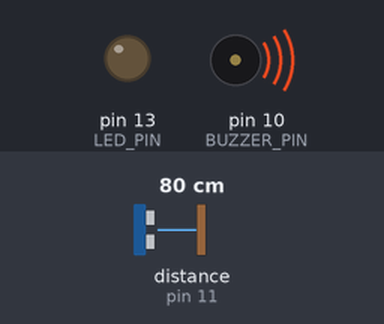
Bench run of a sketch on a simulated Arduino Uno, built with avr-gcc and run on an emulated ATmega328P. Parts: output pins drawn as LEDs (lit = HIGH), buzzer (waves = sounding, pin HIGH). Wiring (inferred from the names in the program): ultrasonic range finder: trigger pin 12; echo pin 11. Inputs (shaded band) come from the test bench; at power-on: distance to the obstacle (sensor on pin 11) 80 cm. The echo pulse lasts 58.3 µs per cm; pins used as bus, display or sensor lines are not drawn; what the sketch prints to the serial monitor is not drawn.

Above: at 1.2 s.
1.3 s: distance to the obstacle (sensor on pin 11) set to 22 cm
4.3 s: distance to the obstacle (sensor on pin 11) set to 18 cm
At 5.05 s:
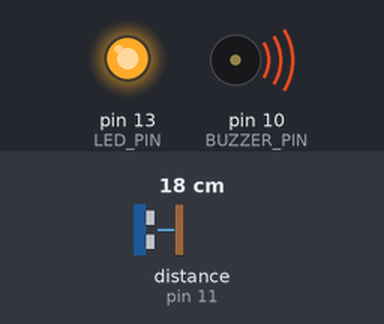
7.3 s: distance to the obstacle (sensor on pin 11) set to 12 cm
10.3 s: distance to the obstacle (sensor on pin 11) set to 9 cm
At 11.65 s:
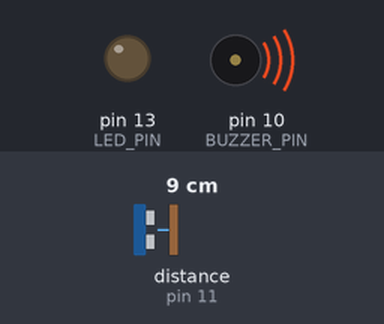
Timing chart, 0 to 14.3 s (numbered marks = the images above; inputs shaded):
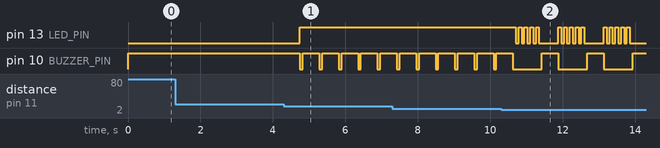

Measured:
- the behaviour switches between 21 and 20 cm on distance to the obstacle (sensor on pin 11) (found by bisection; images 0 and 1)
- the behaviour switches between 11 and 10 cm on distance to the obstacle (sensor on pin 11) (found by bisection; images 1 and 2)
- after the input at 1.3 s, every drawn part: stays the same
- after the input at 4.3 s, pin 13 (LED_PIN): LOW → HIGH after 0.44 s; pin 10 (BUZZER_PIN): alternates HIGH for 0.46 s and LOW for 0.08 s, starting after 0.44 s
- after the input at 10.3 s, pin 13 (LED_PIN): HIGH → LOW after 0.41 s, then repeats every 1.3 s: 3 × (HIGH 0.08 s, LOW 0.08 s), HIGH 0.08 s, LOW 0.53 s, HIGH 0.08 s, LOW 0.08 s; pin 10 (BUZZER_PIN): alternates HIGH for 0.45 s and LOW for 0.80 s, starting after 1.1 s

The sketch:

distance_warning.ino
```cpp
const int BUZZER_PIN = 10;  // ブザーピン
const int ECHO_PIN = 11;    // 反射して戻った音波を受けるピン
const int TRIG_PIN = 12;    // 音波を出すピン
const int LED_PIN = 13;     // LEDピン

const int TRIG_STABLE_TIME_US = 2;   // 超音波センサー安定化タイム
const int TRIG_SIGNAL_TIME_US = 10;  // 超音波測定タイム

const unsigned long ECHO_TIMEOUT_US = 30000;  // タイムアウト値
const int MEASURE_INTERVAL_MS = 300;          // 次の測定までの待ち時間

const int WARNING_DISTANCE_CM = 20;  // 警告ゾーン（距離）
const int DANGER_DISTANCE_CM = 10;   // 危険ゾーン（距離）

const int LED_BLINK_COUNT = 5;     // LEDの点滅回数
const int LED_BLINK_TIME_MS = 80;  // LEDの点灯・消灯の時間

// ブザーのタイプにより変更
const int BUZZER_ON = LOW;    // ブザーON
const int BUZZER_OFF = HIGH;  // ブザーOFF

const int BUZZER_SHORT_TIME_MS = 80;  // ブザーを鳴らす時間


void setup() {
  Serial.begin(9600);  // シリアルモニター使用

  pinMode(TRIG_PIN, OUTPUT);
  pinMode(ECHO_PIN, INPUT);
  pinMode(LED_PIN, OUTPUT);
  pinMode(BUZZER_PIN, OUTPUT);

  // 最初はLEDとブザーをOFF
  digitalWrite(LED_PIN, LOW);
  digitalWrite(BUZZER_PIN, BUZZER_OFF);
}


void loop() {

  // 3回測定して平均距離を取得
  float distance = getAverageDistancecm();

  // 距離を判定して、LEDとブザーを制御する
  if (distance <= DANGER_DISTANCE_CM) {

    // 危険距離の場合
    // LEDを高速点滅し、ブザーを連続で鳴らす
    digitalWrite(BUZZER_PIN, BUZZER_ON);

    blankLed(LED_BLINK_COUNT);

  } else if (distance <= WARNING_DISTANCE_CM) {

    // 注意距離の場合
    // LEDを点灯し、ブザーを短く1回鳴らす
    digitalWrite(LED_PIN, HIGH);

    digitalWrite(BUZZER_PIN, BUZZER_ON);
    delay(BUZZER_SHORT_TIME_MS);

  } else {

    // 安全距離の場合
    // LEDとブザーをOFF
    digitalWrite(LED_PIN, LOW);
    digitalWrite(BUZZER_PIN, BUZZER_OFF);
  }

  // ブザーを止める
  digitalWrite(BUZZER_PIN, BUZZER_OFF);

  // シリアルモニターに距離を表示
  Serial.print("距離： ");
  Serial.print(distance);
  Serial.println(" cm");

  // 次の測定まで少し待つ
  delay(MEASURE_INTERVAL_MS);
}


// 距離を3回測定して平均値を返す関数（cm）
float getAverageDistancecm() {

  const int SAMPLE_COUNT = 3;       // 平均をとるための測定回数
  const int SAMPLE_INTERVAL_MS = 50; // 測定間隔

  float total = 0;  // 測定した距離の合計

  for (int i = 0; i < SAMPLE_COUNT; i++) {

    total += getDistancecm();

    delay(SAMPLE_INTERVAL_MS);
  }

  return total / SAMPLE_COUNT;
}


// 超音波センサーで距離を測って返す関数（cm）
float getDistancecm() {

  // 超音波センサーの安定化
  digitalWrite(TRIG_PIN, LOW);
  delayMicroseconds(TRIG_STABLE_TIME_US);

  // 測定開始
  digitalWrite(TRIG_PIN, HIGH);
  delayMicroseconds(TRIG_SIGNAL_TIME_US);
  digitalWrite(TRIG_PIN, LOW);

  // ECHOがHIGHだった時間を計測
  long duration = pulseIn(
    ECHO_PIN,
    HIGH,
    ECHO_TIMEOUT_US
  );

  float distance;

  if (duration == 0) {

    // 反射が戻ってこなかった場合
    distance = 999.0;

  } else {

    // 往復時間 × 音速 ÷ 2 で距離を計算
    distance = duration * 0.0343 / 2;
  }

  return distance;
}


// LEDを指定された回数だけ点滅させる関数
void blankLed(int count) {

  for (int i = 0; i < count; i++) {

    // LED点灯
    digitalWrite(LED_PIN, HIGH);
    delay(LED_BLINK_TIME_MS);

    // LED消灯
    digitalWrite(LED_PIN, LOW);
    delay(LED_BLINK_TIME_MS);
  }
}
```
